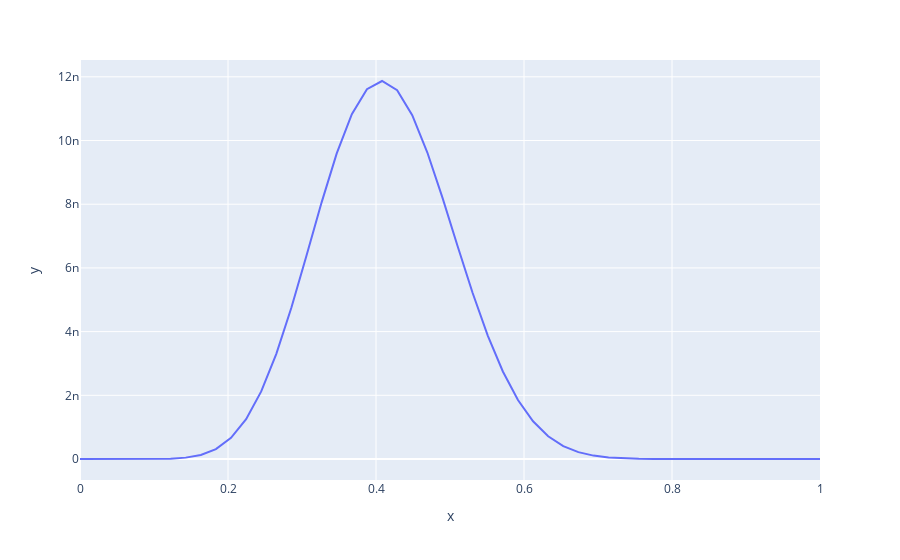

Write notebook code for a chart like this one.
### Code cell
# likelihood
x = numpy.linspace(0,1)
y = numpy.array([Exc8Task1c.likelihood(theta=theta) for theta in x])
fig = px.line(x=x, y=y)
fig.show()

### Figure 1 — Plotly figure (JSON) as saved in the notebook; plotly's stock layout.template omitted (floating-point values rounded to 4 significant figures)
{"data": [{"hovertemplate": "x=%{x}<br>y=%{y}<extra></extra>", "legendgroup": "", "line": {"color": "#636efa", "dash": "solid"}, "marker": {"symbol": "circle"}, "mode": "lines", "name": "", "orientation": "v", "showlegend": false, "type": "scatter", "x": [0.0, 0.02041, 0.04082, 0.06122, 0.08163, 0.102, 0.1224, 0.1429, 0.1633, 0.1837, 0.2041, 0.2245, 0.2449, 0.2653, 0.2857, 0.3061, 0.3265, 0.3469, 0.3673, 0.3878, 0.4082, 0.4286, 0.449, 0.4694, 0.4898, 0.5102, 0.5306, 0.551, 0.5714, 0.5918, 0.6122, 0.6327, 0.6531, 0.6735, 0.6939, 0.7143, 0.7347, 0.7551, 0.7755, 0.7959, 0.8163, 0.8367, 0.8571, 0.8776, 0.898, 0.9184, 0.9388, 0.9592, 0.9796, 1.0], "xaxis": "x", "y": [0.0, 1.839e-19, 2.689e-16, 1.649e-14, 2.746e-13, 2.232e-12, 1.148e-11, 4.293e-11, 1.268e-10, 3.121e-10, 6.633e-10, 1.249e-09, 2.123e-09, 3.303e-09, 4.756e-09, 6.388e-09, 8.058e-09, 9.595e-09, 1.083e-08, 1.161e-08, 1.187e-08, 1.158e-08, 1.079e-08, 9.622e-09, 8.205e-09, 6.69e-09, 5.213e-09, 3.877e-09, 2.748e-09, 1.852e-09, 1.183e-09, 7.146e-10, 4.06e-10, 2.159e-10, 1.068e-10, 4.87e-11, 2.028e-11, 7.618e-12, 2.539e-12, 7.352e-13, 1.8e-13, 3.587e-14, 5.521e-15, 6.071e-16, 4.229e-17, 1.524e-18, 1.945e-20, 3.752e-23, 7.217e-28, 0.0], "yaxis": "y"}], "layout": {"legend": {"tracegroupgap": 0}, "margin": {"t": 60}, "xaxis": {"anchor": "y", "domain": [0, 1], "title": {"text": "x"}}, "yaxis": {"anchor": "x", "domain": [0, 1], "title": {"text": "y"}}}}
